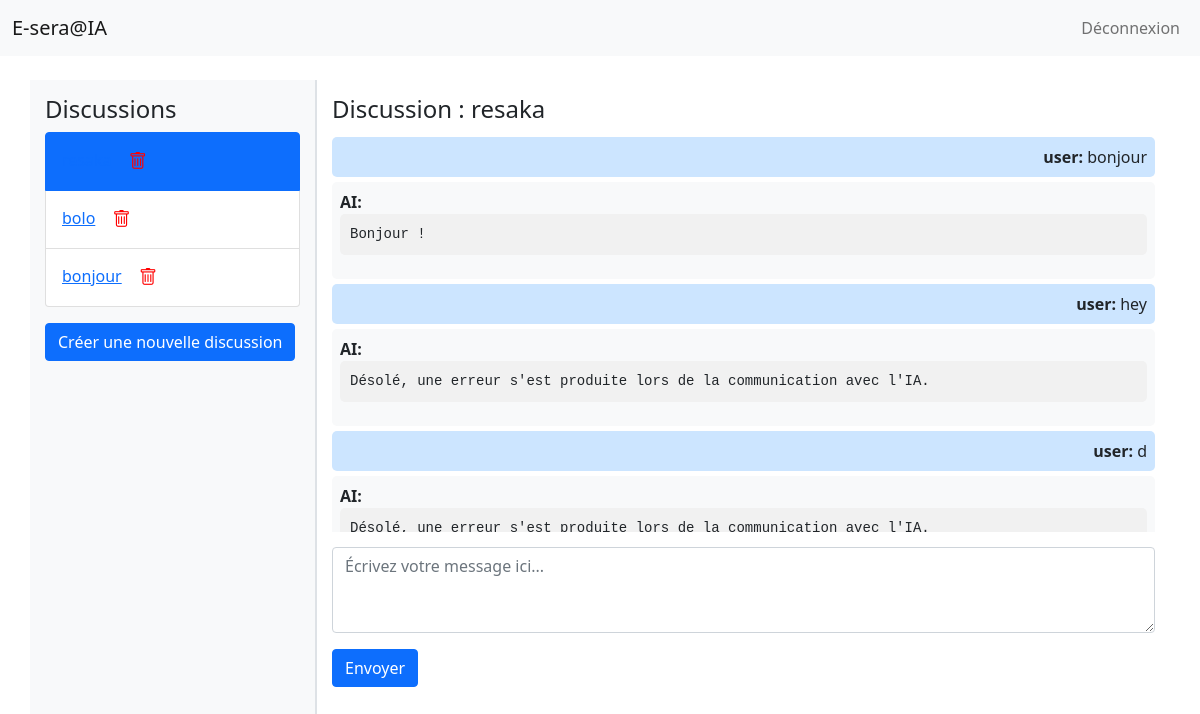
Page /welcome_authenticated/?discussion_id=1 (signed in) on the committed database.
### chat/models.py (models this page shows, shortened)
class Discussion(models.Model):
    title = models.CharField(max_length=255)
    user = models.ForeignKey(User, on_delete=models.CASCADE, related_name="discussions")
    created_at = models.DateTimeField(auto_now_add=True)

class Message(models.Model):
    discussion = models.ForeignKey(Discussion, on_delete=models.CASCADE, related_name="messages")
    sender = models.CharField(max_length=50)  # 'user' or 'AI'
    content = models.TextField()
    created_at = models.DateTimeField(auto_now_add=True)

### chat/views.py (the view)
# urls.py: path('welcome_authenticated/', views.welcome_authenticated, name='welcome_authenticated'),
@login_required
def welcome_authenticated(request):
    discussions = request.user.discussions.all()  # Récupère les discussions liées à l'utilisateur
    selected_discussion = None
    messages_list = None
    discussion_id = request.GET.get('discussion_id')
    if discussion_id:
        selected_discussion = get_object_or_404(Discussion, id=discussion_id, user=request.user)
        messages_list = selected_discussion.messages.all()
    if request.method == 'POST':
        if 'title' in request.POST:
            form = DiscussionForm(request.POST)
            if form.is_valid():
                title = form.cleaned_data['title']
                discussion = Discussion.objects.create(title=title, user=request.user)
                return redirect(f'{request.path}?discussion_id={discussion.id}')
        if 'message' in request.POST and selected_discussion:
            user_message = request.POST.get('message', '').strip()
            if user_message:
                try:
                    ai_response = get_ai_response(user_message)
                    Message.objects.create(discussion=selected_discussion, sender='user', content=user_message)
                    Message.objects.create(discussion=selected_discussion, sender='AI', content=ai_response)
                except Exception as e:
                    messages.error(request, f"Erreur lors de la communication avec l'IA : {str(e)}")
                return redirect(f'{request.path}?discussion_id={selected_discussion.id}')
    else:
        form = DiscussionForm()
    return render(request, 'chat/welcome_authenticated.html', {
        'discussions': discussions,
        'selected_discussion': selected_discussion,
        'messages': messages_list,
        'form': form,
    })

### chat/forms.py (shortened to what this page needs)
class DiscussionForm(forms.ModelForm):
    class Meta:
        model = Discussion
        fields = ['title']
        widgets = {
            'title': forms.TextInput(attrs={'class': 'form-control', 'placeholder': 'Titre de la discussion'})
        }

### chat/templates/chat/welcome_authenticated.html (shortened to what this page needs)
<!DOCTYPE html>
<html lang="fr">
<head>
    <link href="https://cdn.jsdelivr.net/npm/bootstrap@5.1.3/dist/css/bootstrap.min.css" rel="stylesheet">
</head>
<body>
    <nav class="navbar navbar-expand-lg navbar-light bg-light">
        <div class="container-fluid">
            <a class="navbar-brand" href="#">E-sera@IA</a>
            <ul class="navbar-nav ms-auto">
                <li class="nav-item">
                    <a class="nav-link" href="{% url 'logout' %}">Déconnexion</a>
                </li>
            </ul>
        </div>
    </nav>
    <div class="container mt-4">
        <div class="row">
            <div class="col-md-3 sidebar">
                <h4>Discussions</h4>
                <ul class="list-group">
                    {% for discussion in discussions %}
                        <li class="list-group-item {% if selected_discussion and selected_discussion.id == discussion.id %}active{% endif %}">
                            <a href="?discussion_id={{ discussion.id }}">{{ discussion.title }}</a>
                            <form method="POST" action="{% url 'delete_discussion' discussion.id %}" style="display:inline;">
                                <button type="submit" class="btn btn-link delete-btn" onclick="return confirm('Êtes-vous sûr de vouloir supprimer cette discussion ?');">
                                    <i class="bi bi-trash"></i>
                                </button>
                            </form>
                        </li>
                    {% endfor %}
                </ul>
                <button type="button" class="btn btn-primary mt-3" data-bs-toggle="modal" data-bs-target="#createDiscussionModal">
                    Créer une nouvelle discussion
                </button>
            </div>
            <div class="col-md-9 chat-area">
                {% if selected_discussion %}
                    <h4>Discussion : {{ selected_discussion.title }}</h4>
                    <div class="chat-messages">
                        {% for message in messages %}
                            {% if message.sender == 'user' %}
                                <div class="user-message">
                                    <strong>{{ message.sender }}:</strong> {{ message.content }}
                                </div>
                            {% else %}
                                <div class="ai-message">
                                    <strong>{{ message.sender }}:</strong>
                                    <pre>{{ message.content }}</pre>
                                </div>
                            {% endif %}
                        {% endfor %}
                    </div>
                    <form method="POST">
                        <div class="mb-3">
                            <textarea class="form-control" name="message" rows="3" placeholder="Écrivez votre message ici..." required></textarea>
                        </div>
                        <button type="submit" class="btn btn-primary">Envoyer</button>
                    </form>
                {% else %}
                    <h4>Veuillez sélectionner une discussion ou en créer une nouvelle.</h4>
                {% endif %}
            </div>
        </div>
    </div>
    <link href="https://cdn.jsdelivr.net/npm/bootstrap-icons/font/bootstrap-icons.css" rel="stylesheet">
</body>
</html>

### chat/templates/chat/welcome_authenticated.html (style rules this page uses)
.sidebar { height: 100vh; background-color: #f8f9fa; padding: 15px; }
.chat-area { padding: 15px; border-left: 2px solid #dee2e6; }
.chat-messages { max-height: 400px; overflow-y: auto; margin-bottom: 15px; }
.user-message { text-align: right; background-color: #cce5ff; padding: 8px; border-radius: 5px; margin: 5px 0; word-wrap: break-word; }
.ai-message { text-align: left; background-color: #f8f9fa; padding: 8px; border-radius: 5px; margin: 5px 0; word-wrap: break-word; }
.ai-message pre { background-color: #f1f1f1; padding: 10px; border-radius: 5px; overflow-x: auto; white-space: pre-wrap; }
.delete-btn { font-size: 18px; color: red; cursor: pointer; }

### rows in the picture
Discussion: title "resaka"
Discussion: title "bolo"
Discussion: title "bonjour"
Message: sender "user", content "bonjour"
Message: sender "AI", content "Bonjour !"
Message: sender "user", content "hey"
Message: sender "AI", content "Désolé, une erreur s'est produite lors de la communication avec l'IA."
Message: sender "user", content "d"
Message: sender "AI", content "Désolé, une erreur s'est produite lors de la communication avec l'IA."
